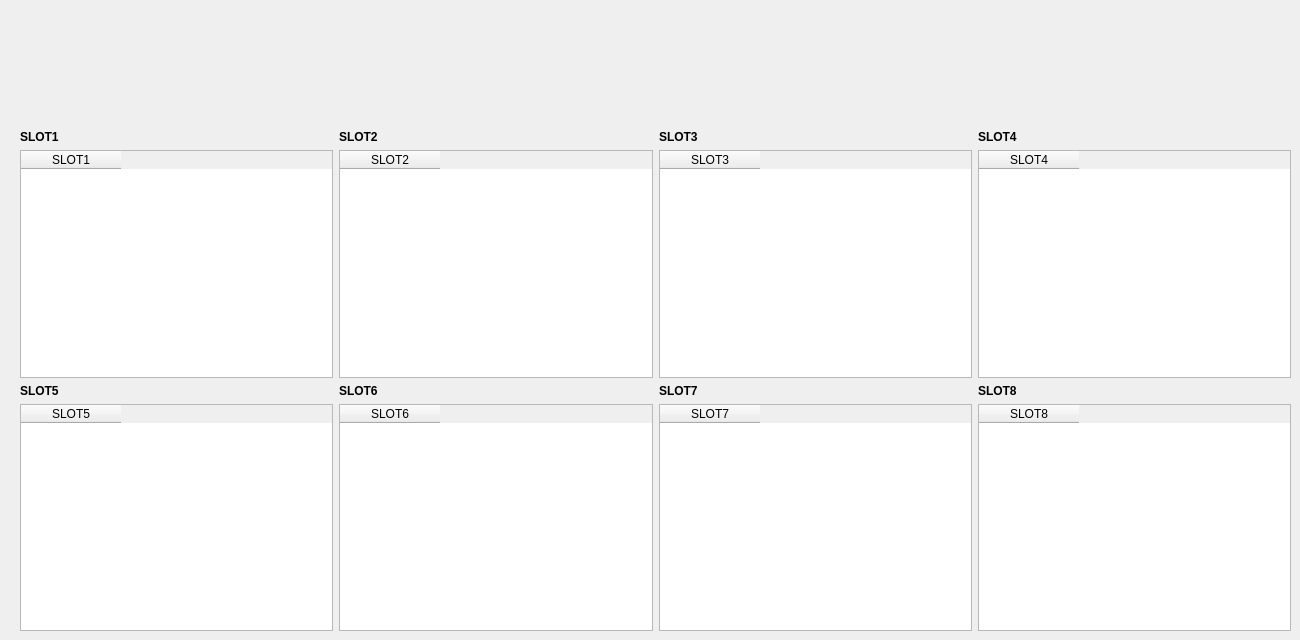
       <widget class="QWidget" name="tabSlots">
        <attribute name="title">
         <string>Slots</string>
        </attribute>
        <widget class="QWidget" name="layoutWidget">
         <property name="geometry">
          <rect>
           <x>20</x>
           <y>130</y>
           <width>1271</width>
           <height>501</height>
          </rect>
         </property>
         <layout class="QGridLayout" name="gridLayout_7">
          <item row="0" column="0">
           <widget class="QLabel" name="label_464">
            <property name="font">
             <font>
              <weight>75</weight>
              <bold>true</bold>
             </font>
            </property>
            <property name="text">
             <string>SLOT1</string>
            </property>
           </widget>
          </item>
          <item row="0" column="1">
           <widget class="QLabel" name="label_465">
            <property name="font">
             <font>
              <weight>75</weight>
              <bold>true</bold>
             </font>
            </property>
            <property name="text">
             <string>SLOT2</string>
            </property>
           </widget>
          </item>
          <item row="0" column="2">
           <widget class="QLabel" name="label_466">
            <property name="font">
             <font>
              <weight>75</weight>
              <bold>true</bold>
             </font>
            </property>
            <property name="text">
             <string>SLOT3</string>
            </property>
           </widget>
          </item>
          <item row="0" column="3">
           <widget class="QLabel" name="label_471">
            <property name="font">
             <font>
              <weight>75</weight>
              <bold>true</bold>
             </font>
            </property>
            <property name="text">
             <string>SLOT4</string>
            </property>
           </widget>
          </item>
          <item row="1" column="0">
           <widget class="QTableWidget" name="tableSLOT1">
            <column>
             <property name="text">
              <string>SLOT1</string>
             </property>
            </column>
           </widget>
          </item>
          <item row="1" column="1">
           <widget class="QTableWidget" name="tableSLOT2">
            <column>
             <property name="text">
              <string>SLOT2</string>
             </property>
            </column>
           </widget>
          </item>
          <item row="1" column="2">
           <widget class="QTableWidget" name="tableSLOT3">
            <column>
             <property name="text">
              <string>SLOT3</string>
             </property>
            </column>
           </widget>
          </item>
          <item row="1" column="3">
           <widget class="QTableWidget" name="tableSLOT4">
            <column>
             <property name="text">
              <string>SLOT4</string>
             </property>
            </column>
           </widget>
          </item>
          <item row="2" column="0">
           <widget class="QLabel" name="label_467">
            <property name="font">
             <font>
              <weight>75</weight>
              <bold>true</bold>
             </font>
            </property>
            <property name="text">
             <string>SLOT5</string>
            </property>
           </widget>
          </item>
          <item row="2" column="1">
           <widget class="QLabel" name="label_468">
            <property name="font">
             <font>
              <weight>75</weight>
              <bold>true</bold>
             </font>
            </property>
            <property name="text">
             <string>SLOT6</string>
            </property>
           </widget>
          </item>
          <item row="2" column="2">
           <widget class="QLabel" name="label_469">
            <property name="font">
             <font>
              <weight>75</weight>
              <bold>true</bold>
             </font>
            </property>
            <property name="text">
             <string>SLOT7</string>
            </property>
           </widget>
          </item>
          <item row="2" column="3">
           <widget class="QLabel" name="label_470">
            <property name="font">
             <font>
              <weight>75</weight>
              <bold>true</bold>
             </font>
            </property>
            <property name="text">
             <string>SLOT8</string>
            </property>
           </widget>
          </item>
          <item row="3" column="0">
           <widget class="QTableWidget" name="tableSLOT5">
            <column>
             <property name="text">
              <string>SLOT5</string>
             </property>
            </column>
           </widget>
          </item>
          <item row="3" column="1">
           <widget class="QTableWidget" name="tableSLOT6">
            <column>
             <property name="text">
              <string>SLOT6</string>
             </property>
            </column>
           </widget>
          </item>
          <item row="3" column="2">
           <widget class="QTableWidget" name="tableSLOT7">
            <column>
             <property name="text">
              <string>SLOT7</string>
             </property>
            </column>
           </widget>
          </item>
          <item row="3" column="3">
           <widget class="QTableWidget" name="tableSLOT8">
            <column>
             <property name="text">
              <string>SLOT8</string>
             </property>
            </column>
           </widget>
          </item>
         </layout>
        </widget>
       </widget>
